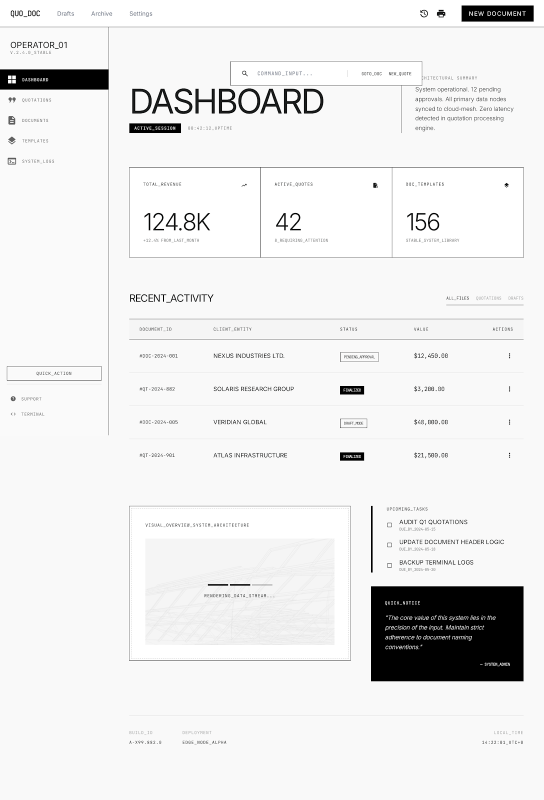
#> input picture design-reference-stitch/stitch_main_dashboard_overview/refined_b_w_minimal_dashboard/screen.png, 1088 x 1600 px (shown at 1/2 size)
$ python -i ocr_service.py   (imports and definitions only)
#> lines starting #> are read from the running program, lines starting #| are printed output that depends on the picture; after the words box and inside, x2 and y2 are one past the last pixel; in counts of white or black regions, pixels touching at a corner belong together
### apps/backend/app/services/image_preprocessing.py
"""
Image preprocessing utilities using OpenCV
Enhances image quality for better OCR results
"""

import numpy as np
from PIL import Image
from io import BytesIO
from typing import Tuple, Optional


class ImagePreprocessor:
    """Preprocess images to improve OCR accuracy"""

    @staticmethod
    def _cv2():
        """
        Lazy import OpenCV so backend startup doesn't crash on incompatible builds.
        """
        import cv2

        return cv2

    @staticmethod
    def bytes_to_cv2(image_bytes: bytes) -> np.ndarray:
        """Convert image bytes to OpenCV format"""
        cv2 = ImagePreprocessor._cv2()
        nparr = np.frombuffer(image_bytes, np.uint8)
        img = cv2.imdecode(nparr, cv2.IMREAD_COLOR)
#> img is the input picture: shape (1600, 1088, 3); mean B, G, R 235.9, 235.9, 235.9
        return img

    @staticmethod
    def cv2_to_bytes(img: np.ndarray, format: str = 'PNG', quality: int = 85) -> bytes:
        """Convert OpenCV image to bytes"""
        cv2 = ImagePreprocessor._cv2()
        pil_img = Image.fromarray(cv2.cvtColor(img, cv2.COLOR_BGR2RGB))
        img_byte_arr = BytesIO()
        if format.upper() == 'JPEG':
            pil_img.save(img_byte_arr, format=format, quality=quality, optimize=True)
        else:
            pil_img.save(img_byte_arr, format=format)
        return img_byte_arr.getvalue()

    @staticmethod
    def resize_image(img: np.ndarray, max_width: int = 2048, max_height: int = 2048) -> np.ndarray:
        """
        Resize image while maintaining aspect ratio.
        Higher resolution for better OCR of handwritten text.

        Args:
            img: Input image
            max_width: Maximum width
            max_height: Maximum height

        Returns:
            Resized image
        """
#> called with max_width = 2048, max_height = 2048
        cv2 = ImagePreprocessor._cv2()
        height, width = img.shape[:2]
#> height = 1600; width = 1088

        if width <= max_width and height <= max_height:
            return img

        # Calculate scaling factor
        scale = min(max_width / width, max_height / height)
        new_width = int(width * scale)
        new_height = int(height * scale)

        return cv2.resize(img, (new_width, new_height), interpolation=cv2.INTER_AREA)

    @staticmethod
    def convert_to_grayscale(img: np.ndarray) -> np.ndarray:
        """Convert image to grayscale"""
        cv2 = ImagePreprocessor._cv2()
        if len(img.shape) == 3:
            return cv2.cvtColor(img, cv2.COLOR_BGR2GRAY)
        return img

    @staticmethod
    def apply_gaussian_blur(img: np.ndarray, kernel_size: int = 5) -> np.ndarray:
        """
        Apply Gaussian blur to reduce noise

        Args:
            img: Input image
            kernel_size: Size of Gaussian kernel (must be odd)

        Returns:
            Blurred image
        """
        cv2 = ImagePreprocessor._cv2()
        return cv2.GaussianBlur(img, (kernel_size, kernel_size), 0)

    @staticmethod
    def apply_adaptive_threshold(img: np.ndarray) -> np.ndarray:
        """
        Apply adaptive thresholding for better text extraction

        Args:
            img: Grayscale input image

        Returns:
            Binary image
        """
        cv2 = ImagePreprocessor._cv2()
        return cv2.adaptiveThreshold(
            img,
            255,
            cv2.ADAPTIVE_THRESH_GAUSSIAN_C,
            cv2.THRESH_BINARY,
            11,
            2
        )

    # [14 lines left out: function apply_otsu_threshold, not called in this run]

    @staticmethod
    def remove_noise(img: np.ndarray) -> np.ndarray:
        """
        Remove noise using morphological operations

        Args:
            img: Binary input image

        Returns:
            Denoised image
        """
        cv2 = ImagePreprocessor._cv2()
        kernel = np.ones((1, 1), np.uint8)
        img = cv2.dilate(img, kernel, iterations=1)
        img = cv2.erode(img, kernel, iterations=1)
        img = cv2.morphologyEx(img, cv2.MORPH_CLOSE, kernel)
        return img

    @staticmethod
    def deskew(img: np.ndarray) -> np.ndarray:
        """
        Deskew the image by detecting and correcting rotation angle

        Args:
            img: Input image

        Returns:
            Deskewed image
        """
        cv2 = ImagePreprocessor._cv2()
        # Convert to grayscale if needed
        if len(img.shape) == 3:
            gray = cv2.cvtColor(img, cv2.COLOR_BGR2GRAY)
        else:
            gray = img.copy()

        # Apply threshold
        _, binary = cv2.threshold(gray, 0, 255, cv2.THRESH_BINARY + cv2.THRESH_OTSU)
#> binary: shape (1600, 1088); 94.8% white; 1478 black regions (1382 under 20 px), largest, box (x1, y1, x2, y2) and area: (742, 1173, 1047, 1363) 55760, (0, 139, 217, 179) 8300, (923, 11, 1067, 43) 4195

        # Invert image
        binary = cv2.bitwise_not(binary)
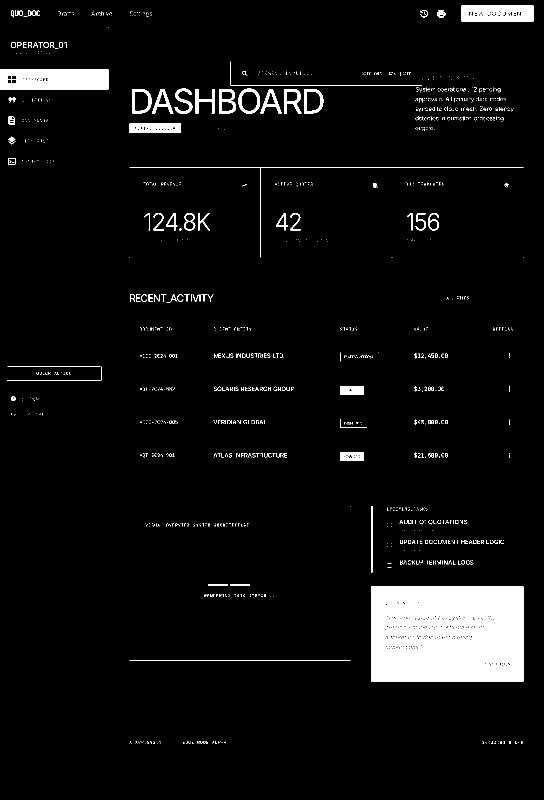
#> binary: shape (1600, 1088) (shown at 1/2 size); 5.2% white; 1478 white regions (1382 under 20 px), largest, box (x1, y1, x2, y2) and area: (742, 1173, 1047, 1363) 55760, (0, 139, 217, 179) 8300, (923, 11, 1067, 43) 4195

        # Find coordinates of all white pixels
        coords = np.column_stack(np.where(binary > 0))
#> coords = 90990 pairs, first value 11 to 1487, second value 0 to 1066

        if len(coords) == 0:
            return img

        # Calculate rotation angle
        angle = cv2.minAreaRect(coords)[-1]
#> angle = -90

        if angle < -45:
            angle = -(90 + angle)
#> angle = 0
        else:
            angle = -angle

        # Rotate image if angle is significant
        if abs(angle) > 0.5:  # Only rotate if angle is > 0.5 degrees
            (h, w) = img.shape[:2]
            center = (w // 2, h // 2)
            M = cv2.getRotationMatrix2D(center, angle, 1.0)
            rotated = cv2.warpAffine(
                img,
                M,
                (w, h),
                flags=cv2.INTER_CUBIC,
                borderMode=cv2.BORDER_REPLICATE
            )
            return rotated

        return img

    @staticmethod
    def enhance_contrast(img: np.ndarray) -> np.ndarray:
        """
        Enhance image contrast using CLAHE

        Args:
            img: Grayscale input image

        Returns:
            Contrast-enhanced image
        """
        cv2 = ImagePreprocessor._cv2()
        clahe = cv2.createCLAHE(clipLimit=2.0, tileGridSize=(8, 8))
        return clahe.apply(img)

    @staticmethod
    def preprocess_for_ocr(
        image_bytes: bytes,
        deskew_image: bool = False,
        enhance: bool = True,
        light_mode: bool = True
    ) -> bytes:
        """
        Complete preprocessing pipeline for OCR

        Args:
            image_bytes: Raw image bytes
            deskew_image: Whether to deskew the image
            enhance: Whether to enhance contrast
            light_mode: If True, use lighter preprocessing suitable for vision models

        Returns:
            Preprocessed image bytes
        """
        cv2 = ImagePreprocessor._cv2()
        # Convert to OpenCV format
        img = ImagePreprocessor.bytes_to_cv2(image_bytes)

        # Resize if too large
        img = ImagePreprocessor.resize_image(img)

        if light_mode:
            # Light preprocessing: keep COLOR for handwritten blue/black ink
            # Vision models work better with color images that preserve ink contrast
            # Apply mild contrast and sharpness enhancement on the color image
            from PIL import ImageEnhance as PILEnhance
            pil_img = Image.fromarray(cv2.cvtColor(img, cv2.COLOR_BGR2RGB))
            pil_img = PILEnhance.Contrast(pil_img).enhance(1.5)
            pil_img = PILEnhance.Sharpness(pil_img).enhance(1.5)
            img_byte_arr = BytesIO()
            pil_img.save(img_byte_arr, format='JPEG', quality=90)
            return img_byte_arr.getvalue()

        # Full preprocessing for traditional OCR
        # Deskew if requested
        if deskew_image:
            img = ImagePreprocessor.deskew(img)

        # Convert to grayscale
        gray = ImagePreprocessor.convert_to_grayscale(img)

        # Enhance contrast if requested
        if enhance:
            gray = ImagePreprocessor.enhance_contrast(gray)

        # Apply Gaussian blur to reduce noise
        blurred = ImagePreprocessor.apply_gaussian_blur(gray)

        # Apply adaptive threshold
        binary = ImagePreprocessor.apply_adaptive_threshold(blurred)
#> in apply_adaptive_threshold, `return cv2.adaptiveThreshold( img, 255, cv2.ADAPTIVE_THRESH_GAUSSIAN_C..`:
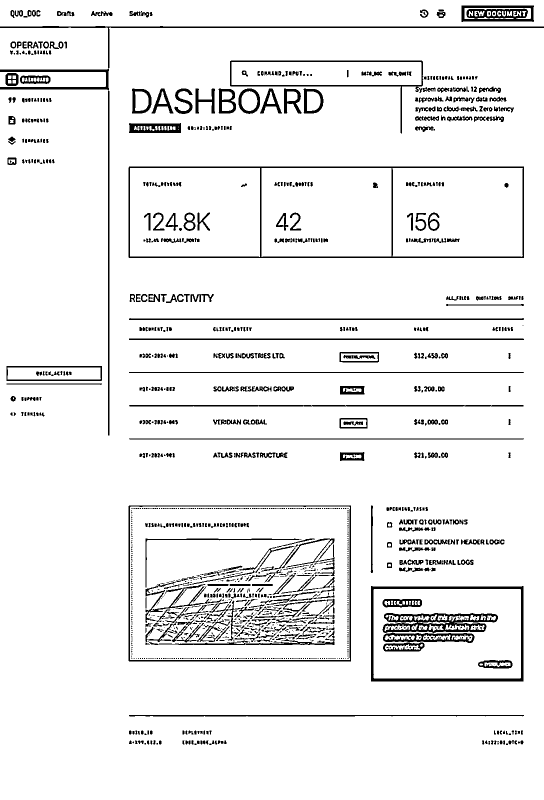
#> returned value: shape (1600, 1088) (shown at 1/2 size); 93.1% white; 1383 black regions (658 under 20 px), largest, box (x1, y1, x2, y2) and area: (0, 52, 1088, 871) 7953, (257, 333, 1048, 516) 6855, (742, 1172, 1047, 1363) 5156

        # Remove noise
        denoised = ImagePreprocessor.remove_noise(binary)

        # Convert back to bytes
        return ImagePreprocessor.cv2_to_bytes(denoised)


# Singleton instance
image_preprocessor = ImagePreprocessor()

### apps/backend/app/services/ocr_service.py
import requests
import os
from typing import Optional, Dict, Any, List
import base64
from io import BytesIO
from PIL import Image
import json
import re
import pytesseract
import numpy as np


class OCRService:
    """Service for extracting text from images using NVIDIA NIMs with Tesseract fallback"""

    def __init__(self):
        """Initialize OCR engines"""
        self.api_key = os.getenv("NVIDIA_API_KEY")
        self.invoke_url = "https://integrate.api.nvidia.com/v1/chat/completions"
        # Vision model: must be a multimodal model that accepts image input
        # Mistral Large 3 675B is text-only — cannot process images
        self.model = os.getenv("NVIDIA_VISION_MODEL", "meta/llama-3.2-11b-vision-instruct")
        self.use_tesseract_fallback = os.getenv("USE_TESSERACT_FALLBACK", "true").lower() == "true"

        if not self.api_key:
            print("⚠️  NVIDIA_API_KEY not configured - using Tesseract only")
            self.client = None
        else:
            self.client = True
            print(f"✅ NVIDIA NIMs OCR service configured with model: {self.model}")

        # Check Tesseract availability
        try:
            pytesseract.get_tesseract_version()
            self.tesseract_available = True
            print("✅ Tesseract OCR available as fallback")
        except Exception:
            self.tesseract_available = False
            print("⚠️  Tesseract OCR not available")

    def extract_text_from_bytes(
        self,
        image_bytes: bytes,
        language_hints: List[str] = None,
        engine: str = "auto"
    ) -> Dict[str, Any]:
        """
        Extract text from image bytes using specified or auto-selected engine

        Args:
            image_bytes: Raw image bytes
            language_hints: List of language codes (e.g., ['en', 'hi'])
            engine: "auto" (try Llama, fallback to Tesseract), "llama", or "tesseract"

        Returns:
            Dictionary containing text, confidence, and metadata
        """
        # Force Tesseract if requested
        if engine == "tesseract":
            if self.tesseract_available:
                return self._extract_text_with_tesseract(image_bytes, language_hints)
            else:
                raise Exception("Tesseract OCR not available")

        # Try NVIDIA NIMs Llama first (if available and not explicitly Tesseract)
        if self.client and engine in ["auto", "llama"]:
            try:
                result = self._extract_text_with_llama(image_bytes, language_hints)
                result["engine"] = "llama"
                return result
            except Exception as e:
                error_msg = str(e)
                print(f"⚠️  Llama OCR failed: {error_msg}")

                # If Tesseract fallback is enabled and available, try it
                if self.use_tesseract_fallback and self.tesseract_available and engine == "auto":
                    print("🔄 Falling back to Tesseract OCR...")
                    try:
                        return self._extract_text_with_tesseract(image_bytes, language_hints)
                    except Exception as tesseract_error:
                        # Both failed, raise original Llama error
                        raise Exception(f"Llama failed: {error_msg}. Tesseract fallback also failed: {str(tesseract_error)}")
                else:
                    # No fallback available or not in auto mode
                    raise e

        # No NVIDIA key and Tesseract available
        if self.tesseract_available:
            return self._extract_text_with_tesseract(image_bytes, language_hints)

        raise Exception("No OCR engine available. Configure NVIDIA_API_KEY or install Tesseract.")

    # [208 lines left out: functions _extract_text_with_llama, _compress_for_api, _clean_extracted_text, _detect_language, not called in this run]

    def _extract_text_with_tesseract(
        self,
        image_bytes: bytes,
        language_hints: List[str] = None
    ) -> Dict[str, Any]:
        """
        Extract text using Tesseract OCR (fallback engine)
        """
        if not self.tesseract_available:
            raise Exception("Tesseract OCR not available")

        # Tesseract works better with binary images from full preprocessing
        from app.services.image_preprocessing import image_preprocessor

        # Apply full preprocessing (binary) for Tesseract
        processed_bytes = image_preprocessor.preprocess_for_ocr(
            image_bytes,
            deskew_image=True,
            enhance=True,
            light_mode=False  # Use full binary preprocessing for Tesseract
        )

        image = Image.open(BytesIO(processed_bytes))

        # Prepare language parameter (convert from our format to Tesseract format)
        lang_map = {'en': 'eng', 'hi': 'hin', 'zh': 'chi_sim', 'es': 'spa', 'fr': 'fra'}
        if language_hints:
            tesseract_langs = [lang_map.get(lang, lang) for lang in language_hints]
            lang = '+'.join(tesseract_langs)
        else:
            lang = 'eng'

        # Get detailed output with confidence
#> (the run stopped early here; a loop or call above may not have finished)
